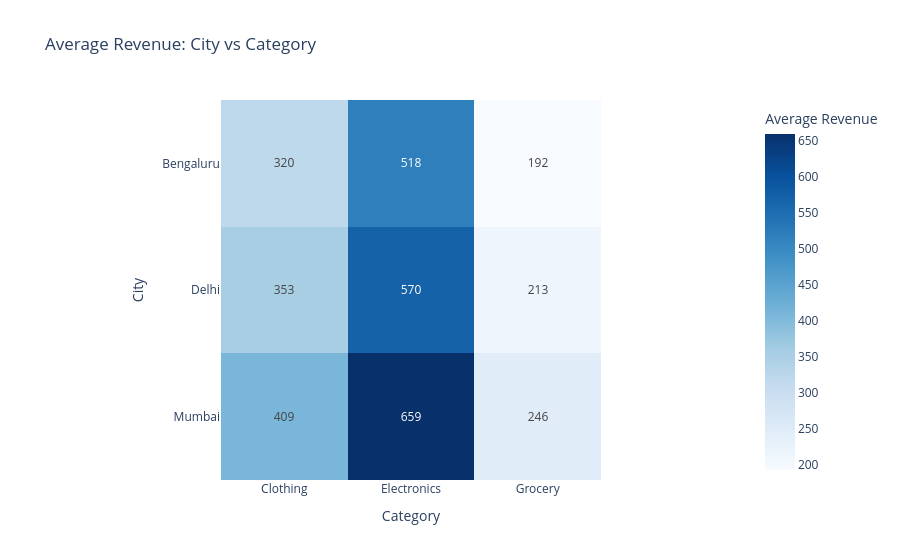

Notebook code for this chart:
### Code cell
pv_clean = clean.pivot_table(
    index="City",
    columns="Category",
    values="Revenue",
    aggfunc="mean"
)

fig_c = px.imshow(
    pv_clean,
    text_auto=".0f",
    color_continuous_scale="Blues",
    title="Average Revenue: City vs Category",
    labels={
        "x": "Category",
        "y": "City",
        "color": "Average Revenue"
    }
)

fig_c.show()

### Figure 1 — Plotly figure (JSON) as saved in the notebook; plotly's stock layout.template omitted (floating-point values rounded to 4 significant figures)
{"data": [{"coloraxis": "coloraxis", "hovertemplate": "Category: %{x}<br>City: %{y}<br>Average Revenue: %{z}<extra></extra>", "name": "0", "texttemplate": "%{z:.0f}", "type": "heatmap", "x": ["Clothing", "Electronics", "Grocery"], "xaxis": "x", "y": ["Bengaluru", "Delhi", "Mumbai"], "yaxis": "y", "z": [[320.2, 518.3, 192.1], [353.2, 570.0, 213.1], [408.5, 659.0, 246.2]]}], "layout": {"coloraxis": {"autocolorscale": false, "colorbar": {"title": {"text": "Average Revenue"}}, "colorscale": [[0, "rgb(247,251,255)"], [0.125, "rgb(222,235,247)"], [0.25, "rgb(198,219,239)"], [0.375, "rgb(158,202,225)"], [0.5, "rgb(107,174,214)"], [0.625, "rgb(66,146,198)"], [0.75, "rgb(33,113,181)"], [0.875, "rgb(8,81,156)"], [1, "rgb(8,48,107)"]]}, "title": {"text": "Average Revenue: City vs Category"}, "xaxis": {"anchor": "y", "constrain": "domain", "domain": [0, 1], "scaleanchor": "y", "title": {"text": "Category"}}, "yaxis": {"anchor": "x", "autorange": "reversed", "constrain": "domain", "domain": [0, 1], "title": {"text": "City"}}}}
